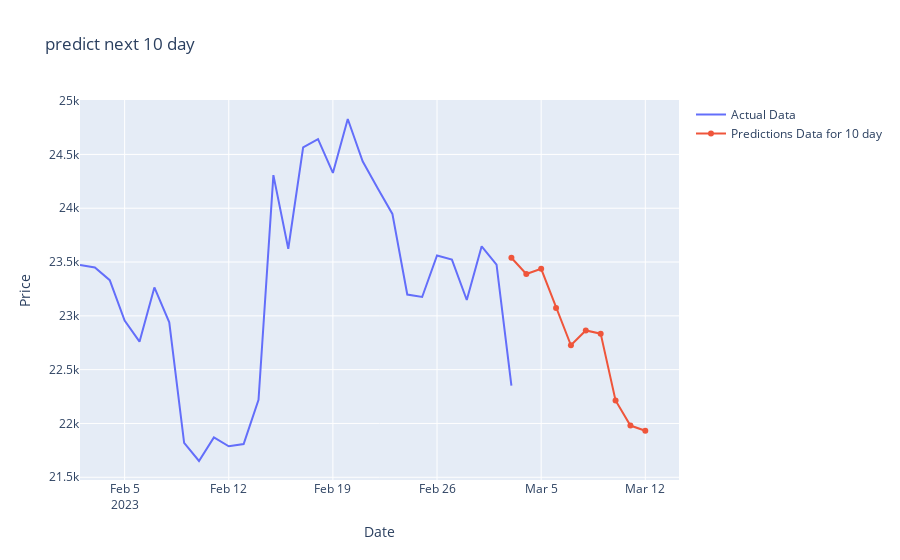

Notebook source saved alongside this figure:
### Code cell
actual_x = y_future_data.index
actual_y = y_future_data['Adj Close']
pred_x = prediction_df.index
pred_y = prediction_df['Adj Close']

fig = go.Figure()
fig.add_trace(go.Scatter(x=actual_x, y=actual_y, name='Actual Data'))
fig.add_trace(go.Scatter(x=pred_x, y=pred_y,
              name='Predictions Data for 10 day'))

fig.update_layout(
    xaxis_title='Date',
    yaxis_title='Price',
    title='predict next 10 day '
)

fig.show()

### Figure 1 — Plotly figure (JSON) as saved in the notebook; plotly's stock layout.template omitted (floating-point values rounded to 4 significant figures)
{"data": [{"name": "Actual Data", "type": "scatter", "x": ["2023-02-02T00:00:00", "2023-02-03T00:00:00", "2023-02-04T00:00:00", "2023-02-05T00:00:00", "2023-02-06T00:00:00", "2023-02-07T00:00:00", "2023-02-08T00:00:00", "2023-02-09T00:00:00", "2023-02-10T00:00:00", "2023-02-11T00:00:00", "2023-02-12T00:00:00", "2023-02-13T00:00:00", "2023-02-14T00:00:00", "2023-02-15T00:00:00", "2023-02-16T00:00:00", "2023-02-17T00:00:00", "2023-02-18T00:00:00", "2023-02-19T00:00:00", "2023-02-20T00:00:00", "2023-02-21T00:00:00", "2023-02-22T00:00:00", "2023-02-23T00:00:00", "2023-02-24T00:00:00", "2023-02-25T00:00:00", "2023-02-26T00:00:00", "2023-02-27T00:00:00", "2023-02-28T00:00:00", "2023-03-01T00:00:00", "2023-03-02T00:00:00", "2023-03-03T00:00:00"], "y": [23470.0, 23450.0, 23330.0, 22960.0, 22760.0, 23260.0, 22940.0, 21820.0, 21650.0, 21870.0, 21790.0, 21810.0, 22220.0, 24310.0, 23620.0, 24570.0, 24640.0, 24330.0, 24830.0, 24440.0, 24190.0, 23950.0, 23200.0, 23180.0, 23560.0, 23520.0, 23150.0, 23650.0, 23480.0, 22350.0]}, {"name": "Predictions Data for 10 day", "type": "scatter", "x": ["2023-03-03T00:00:00", "2023-03-04T00:00:00", "2023-03-05T00:00:00", "2023-03-06T00:00:00", "2023-03-07T00:00:00", "2023-03-08T00:00:00", "2023-03-09T00:00:00", "2023-03-10T00:00:00", "2023-03-11T00:00:00", "2023-03-12T00:00:00"], "y": [23540.0, 23390.0, 23440.0, 23070.0, 22730.0, 22860.0, 22830.0, 22210.0, 21980.0, 21930.0]}], "layout": {"title": {"text": "predict next 10 day "}, "xaxis": {"title": {"text": "Date"}}, "yaxis": {"title": {"text": "Price"}}}}
